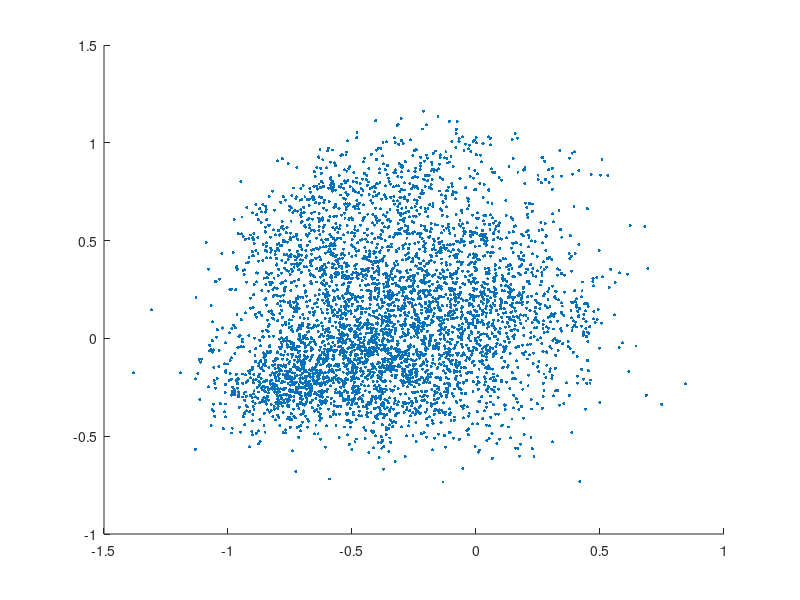

This chart was generated by the following MATLAB code:
cd('\\wsl$\Ubuntu-20.04\home\manelcardenas\PAV\P4')
fileID = fopen('lpcc_2_3.txt','r');
sizeA = [2 Inf];
[A,count] = fscanf(fileID,'%f',sizeA);
fclose(fileID);
A=A';
scatter(A(:,1),A(:,2),5,'filled');